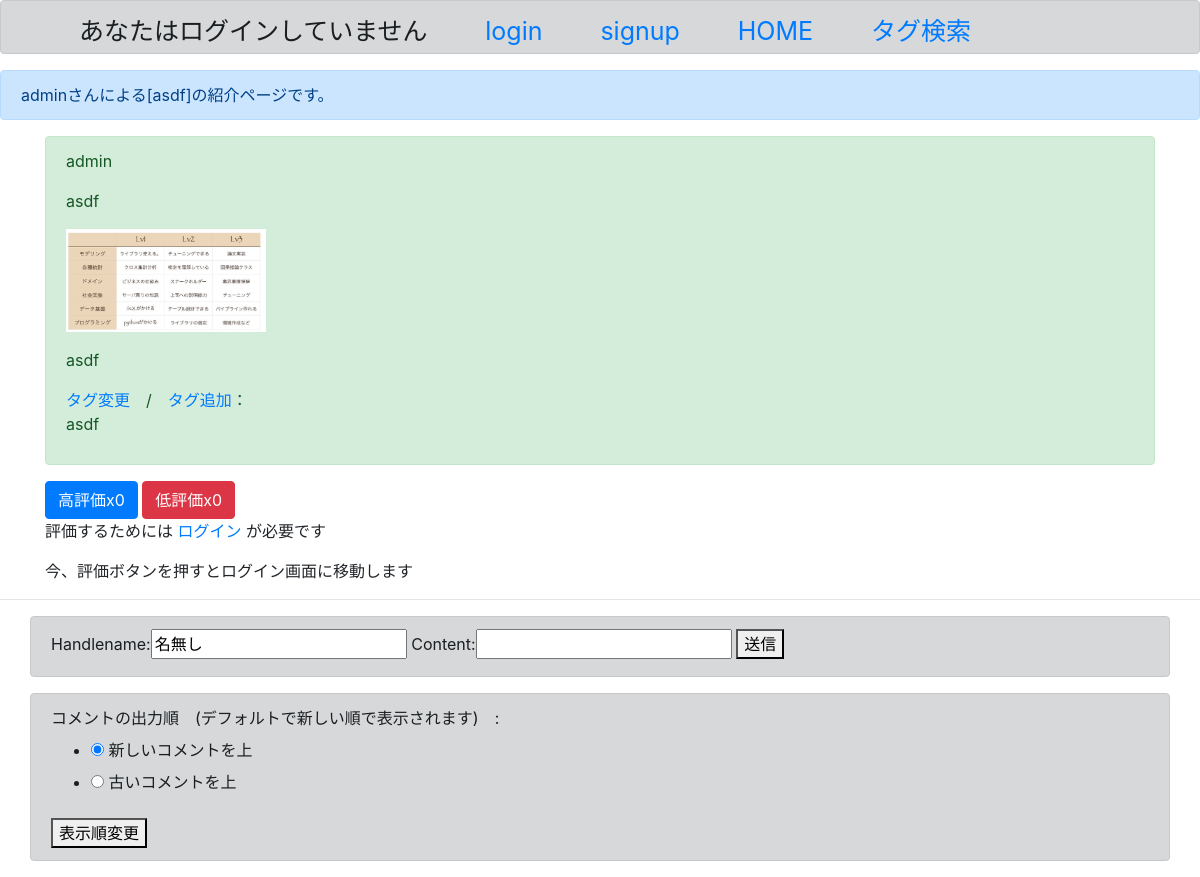
Page /detail/14 on the earlier database version.
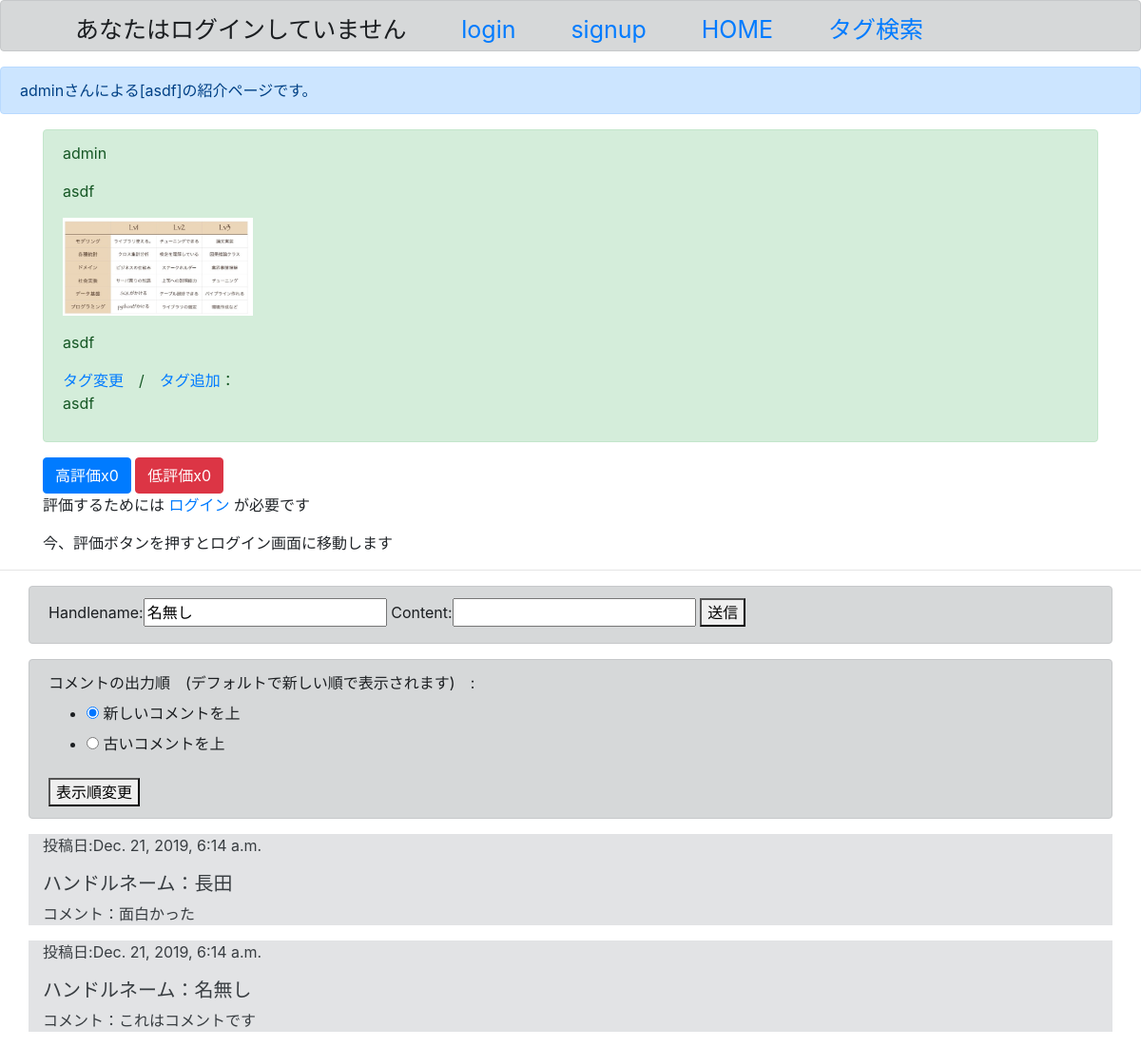
Same page on the later database version.
### book/models.py (models this page shows)
class comment(models.Model):
    target = models.ForeignKey(RecommendedBook, on_delete=models.CASCADE,default="")
    handlename = models.CharField(max_length=100, default="名無し")
    content = models.CharField(max_length=300)
    created_at = models.DateTimeField(auto_now_add=True)

### book/views.py (the view, shortened to what this page needs)
# urls.py: path('detail/<int:pk>', views.detailfunc,name="detail"),
def detailfunc(request, pk):
    sort=True
    reverseform=RadioForm()
    form=CommentCreateForm()
    object = RecommendedBook.objects.get(pk=pk)
    params = {
        'object':object,
        "form":form,
        "reverseform":reverseform,
        "sort":sort
    }
    return render(request, "detail.html", params)

### book/forms.py
class CommentCreateForm(forms.ModelForm):
    class Meta:
        model=comment
        fields=('handlename',"content")

class RadioForm(forms.Form):
    select=forms.ChoiceField(label="コメントの出力順　(デフォルトで新しい順で表示されます)　", widget=forms.RadioSelect, choices=CHOICE,initial=0)

### templates/detail.html (shortened to what this page needs)
{% extends 'base.html' %}
{%block header%}
<div class="alert alert-primary" role="alert">
    {{object.author}}さんによる[{{object.bookTitle}}]の紹介ページです。
</div>
{%endblock header%}
{% block content %}
<div class="container">
    <div class="alert alert-success" role="alert">
        <p>{{object.author}}</p>
        <p>{{object.bookTitle}}</p>
        <p><img src="{{object.bookImage.url}}" alt="image" width="200"></p>
        <p>{{object.content}}</p>
        <a href="#">タグ変更　</a>/<a href="#">　タグ追加</a>：
        <p>{{object.genre}}</p>
    </div>
    <a href="{% url 'good' object.pk %}" class="btn btn-primary" role="button" aria-pressed="true">高評価x{{object.good}}</a>
    <a href="{% url 'notGood' object.pk %}" class="btn btn-danger" role="button" aria-pressed="true">低評価x{{object.notGood}}</a>
    {% if　not user.is_authenticated %}
        <p>評価するためには <a href="{% url 'login' %}">ログイン</a> が必要です</p>
        <p>今、評価ボタンを押すとログイン画面に移動します</p>
    {% endif%}
</div>
<hr>
<div class="alert alert-dark container" role="alert">
    <form action="{% url 'detail' object.pk %}" method="POST">{% csrf_token %}
        {{ form }}
        <button type="submit">送信</button>
    </form>
</div>
<div class="alert alert-dark container" role="alert">
    <form action="{% url 'detail' object.pk %}" method="POST">{% csrf_token %}
        {{reverseform}}
        <button type="submit">表示順変更</button>
    </form>
</div>
{% if sort %}
{% for comment in object.comment_set.all reversed %}
<div class="alert-secondary container" role="alert">
    <p>投稿日:{{comment.created_at}}</p>
    <h5>ハンドルネーム：{{comment.handlename}}</h5>
    <p>コメント：{{comment.content}}</p>
</div>
{% endfor %}
{%endif%}
{% endblock content %}

Differences in the rows shown:
added comment: created_at "Dec. 21, 2019, 6:14 a.m.", handlename "長田", content "面白かった"
added comment: created_at "Dec. 21, 2019, 6:14 a.m.", handlename "名無し", content "これはコメントです"
